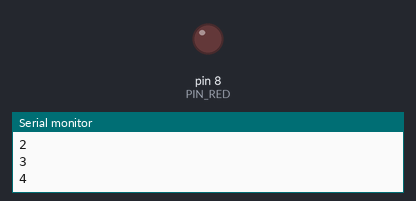
This sketch was run on a simulated Arduino Uno, built with avr-gcc and run on an emulated ATmega328P. On the bench: output pins drawn as LEDs (lit = HIGH), the last lines printed to the serial monitor.

Above: at 1.9 s.
At 5.37 s:
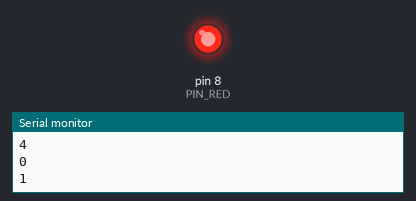
Timing chart, 0 to 5.8 s (numbered marks = the images above):
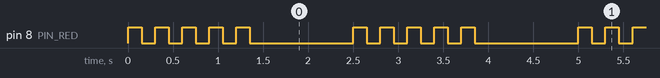

Measured:
- by itself, pin 8 (PIN_RED): repeats every 2.5 s: 4 × (LOW 0.15 s, HIGH 0.15 s), LOW 1.2 s, HIGH 0.15 s
- by itself, everything shown: repeats every 2.5 s, in 10 steps

The sketch:

exercise-1-say-it-once.ino
```cpp
/*
 * WEEK 2 · EXERCISE 1 — Say it once
 * ------------------------------------------------------------------
 * GOAL
 *   The red LED flashes five times, quickly, then stays dark for a
 *   second. Then again, forever.
 *
 *   Five flashes. One copy of the flash.
 *
 * WIRING
 *   Red on pin 8. (Blue 7, yellow 9, green 10 unused this time.)
 *
 * ------------------------------------------------------------------
 * WHAT TO DO
 *
 *   1. Open your Week 0 challenge and look at the BOOTING state.
 *      Five copies of the same six lines. That is what you are
 *      replacing.
 *
 *   2. Name everything first, Week 1 style:
 *
 *          const int PIN_RED = 8;
 *          const int FLASH_COUNT = 5;
 *
 *      ...plus a flash duration and a pause duration.
 *
 *   3. Write ONE flash -- on, wait, off, wait -- inside a for loop:
 *
 *          for (int flash = 0; flash < FLASH_COUNT; flash++) {
 *            // one flash here
 *          }
 *
 *      Then the long pause, AFTER the loop's closing brace.
 *
 *   4. Inside the loop, add:  Serial.println(flash);
 *      BEFORE UPLOADING, write down the numbers you expect to see.
 *      All of them, in order. Then upload and compare.
 *
 *   5. Change FLASH_COUNT to 10. Then 1. Then 0.
 *      One edit each time. What happens at 0, and why is that
 *      exactly right?
 *
 * ------------------------------------------------------------------
 * THE POINT
 *   The block is written once. The count is data -- a named constant
 *   you can change without touching the code that does the work.
 *
 *   Week 1 separated WHAT a number means from WHERE it is used.
 *   This week separates WHAT you do from HOW MANY TIMES you do it.
 *
 * ------------------------------------------------------------------
 * BREAK IT -- one at a time. Predict first, then check with the
 * Serial Monitor. Record anything that surprised you in
 * reference/mistakes.md.
 *
 *   1. Change  flash < FLASH_COUNT  to  flash <= FLASH_COUNT.
 *      Count the flashes. What number does Serial print last?
 *
 *   2. Put it back, then start the counter at 1 instead of 0.
 *      Count again. Which is it now -- one too many, or one short?
 *
 *   3. Put it back, then add a semicolon straight after the closing
 *      bracket of the header:   for (...);
 *      Verify. It compiles. Upload. How many flashes? Why?
 *      (This is dry run snippet D1, on real hardware.)
 *
 *   4. Put it back, then add  Serial.println(flash);  on the line
 *      AFTER the loop's closing brace. Verify. Read the error -- you
 *      met it in Week 1. Where does 'flash' exist, and where doesn't
 *      it?
 */

// Prediction: 0, 1, 2, 3, 4; five flashes, then the long pause.
// Counts 10, 1, 0 give 0..9, just 0, and no flashes or counter output.
// At zero, the first condition is already false. PAUSE_MS still runs.
const int PIN_RED = 8;
const int FLASH_COUNT = 5;
const unsigned long FLASH_MS = 150;
const unsigned long PAUSE_MS = 1000;
const unsigned long SERIAL_BAUD = 9600;

void setup() {
  pinMode(PIN_RED, OUTPUT);
  Serial.begin(SERIAL_BAUD);
}

void loop() {
  for (int flash = 0; flash < FLASH_COUNT; flash++) {
    Serial.println(flash);
    digitalWrite(PIN_RED, HIGH);
    delay(FLASH_MS);
    digitalWrite(PIN_RED, LOW);
    delay(FLASH_MS);
  }
  delay(PAUSE_MS);
}
```
